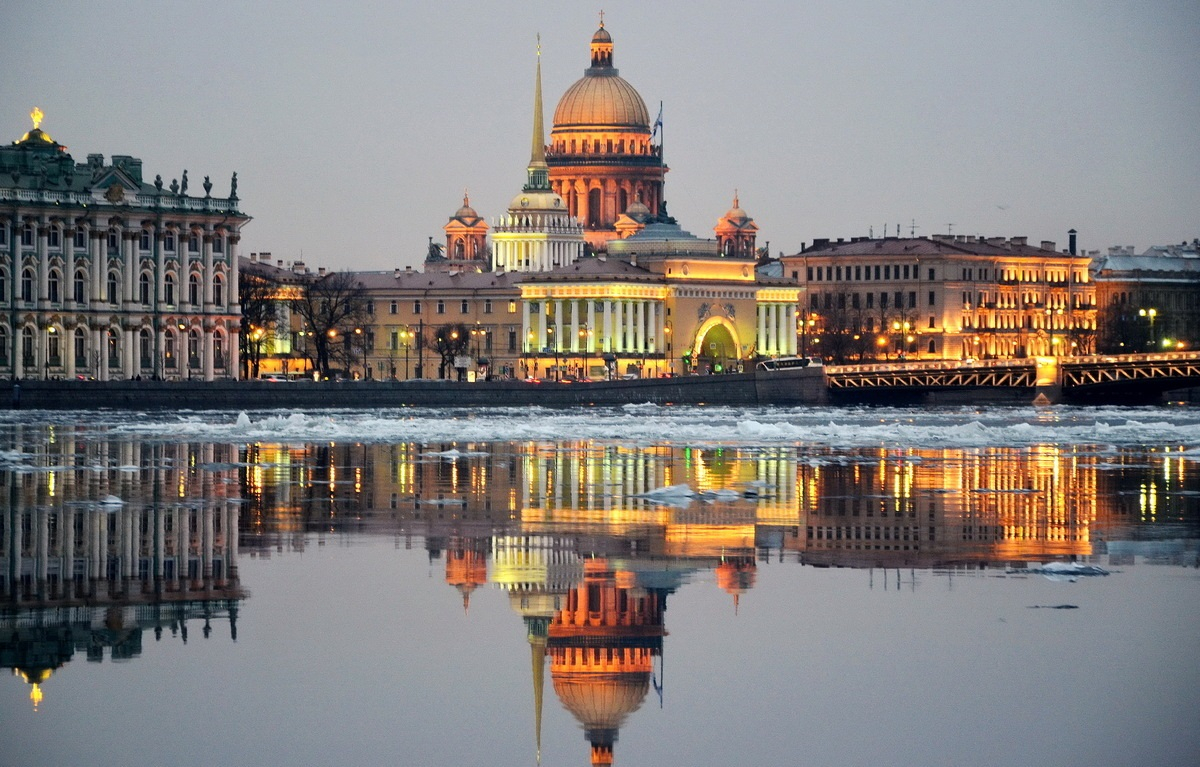
#> input picture PythonLab03/Image01.jpg, 1200 x 767 px
$ python ChangeChannelsHistogram.py
#> lines starting #> are read from the running program, lines starting #| are printed output that depends on the picture
from PIL import Image
from matplotlib import pyplot

img = Image.open("Image01.jpg")
#> img is the input picture: PIL image 1200x767 RGB; mean R, G, B 131, 126.3, 124.1
R, G, B = img.split()
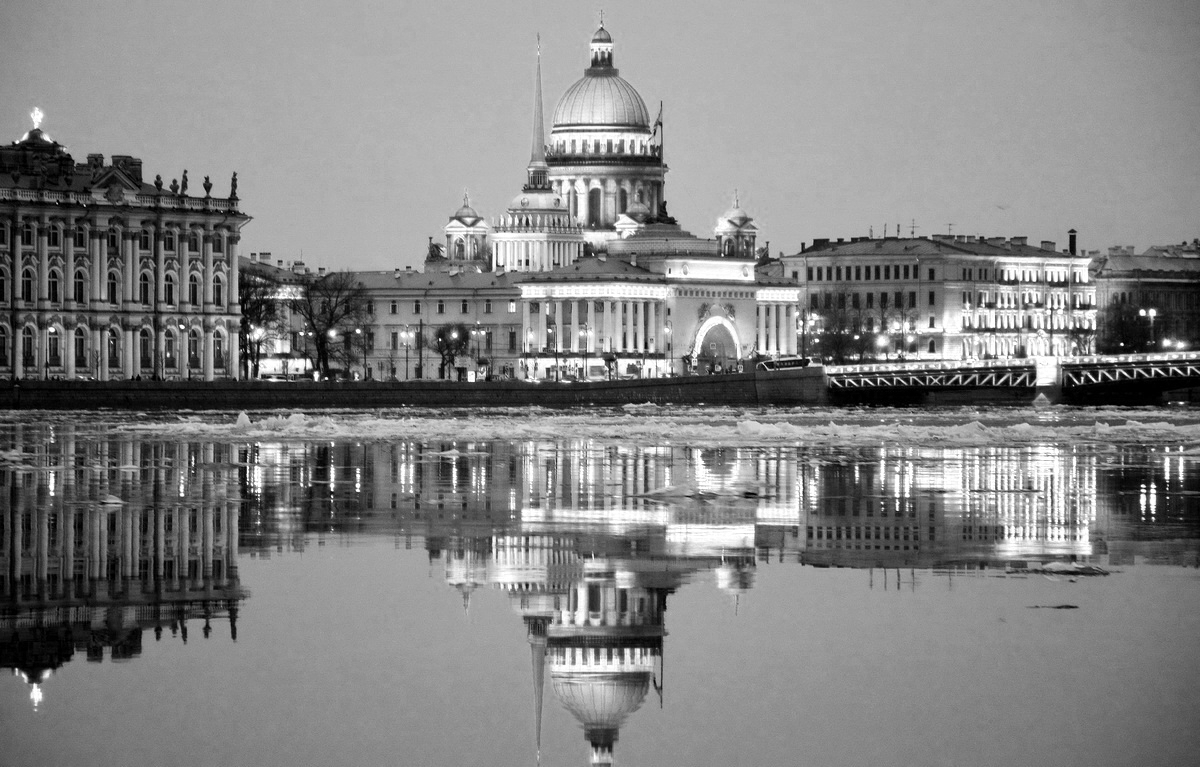
#> R: PIL image 1200x767 L; min 0, max 255, mean 131
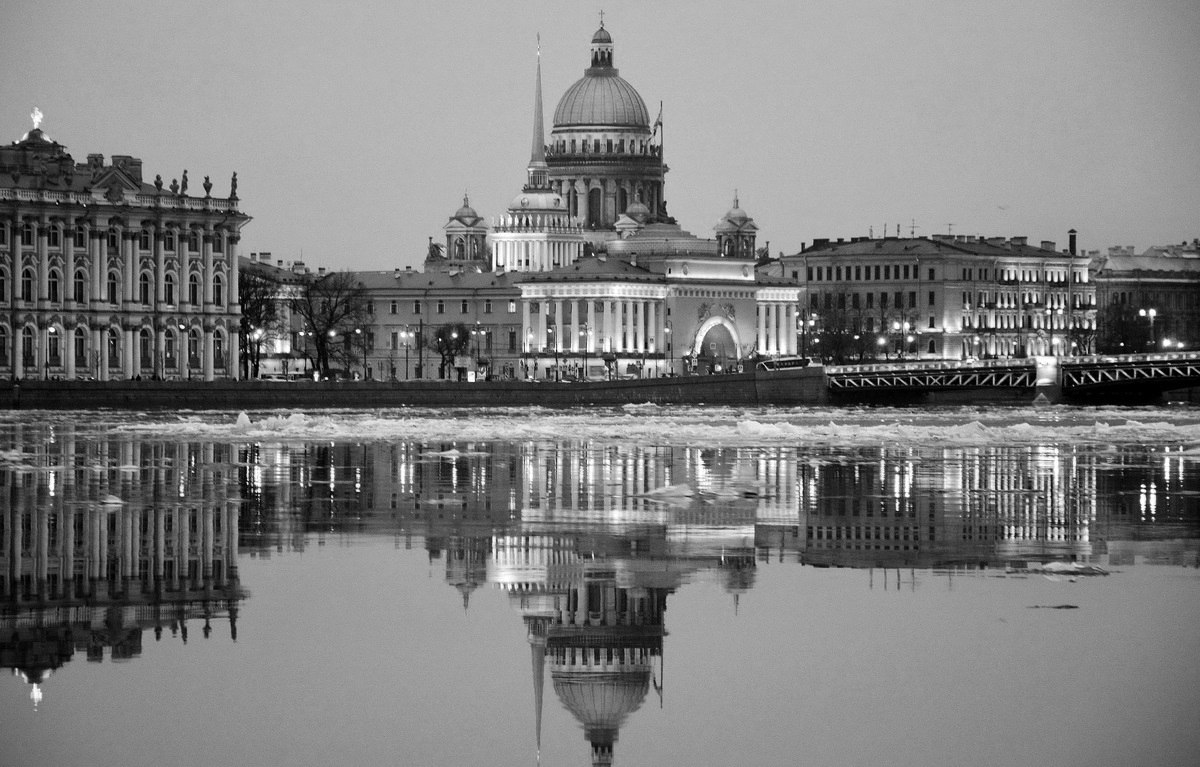
#> G: PIL image 1200x767 L; min 0, max 255, mean 126.3
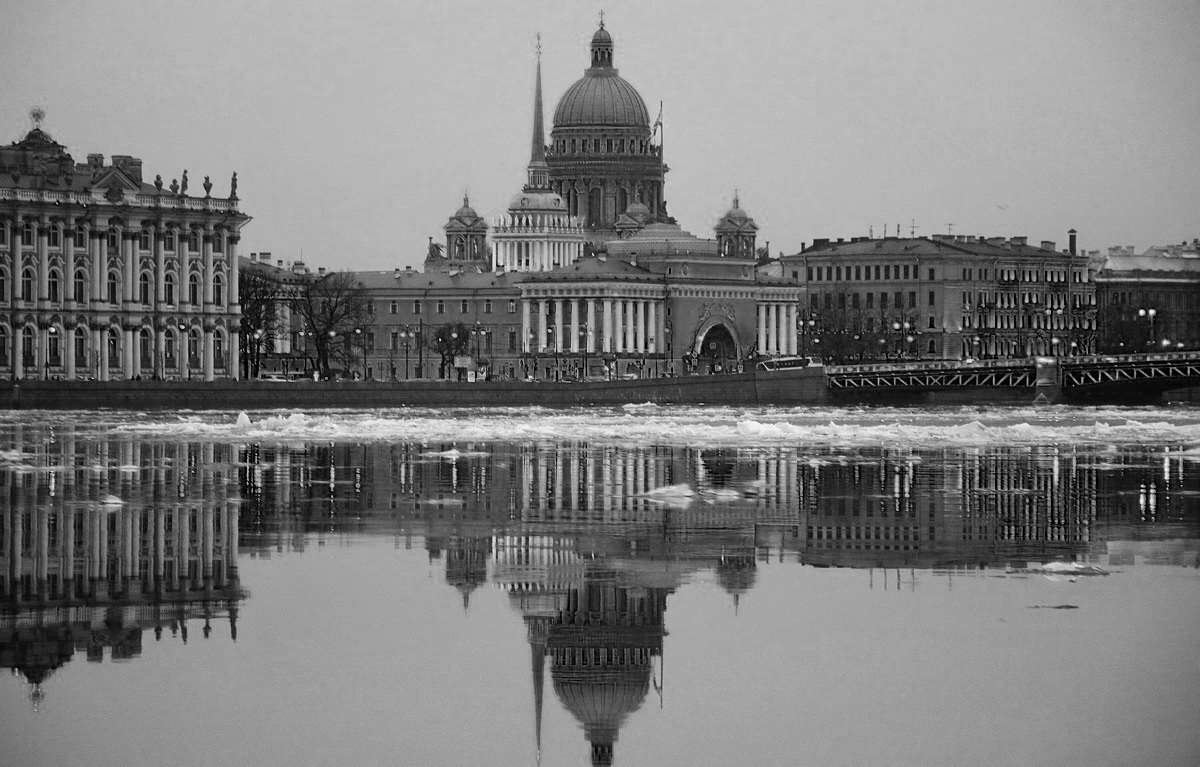
#> B: PIL image 1200x767 L; min 0, max 255, mean 124.1
img2 = Image.merge('RGB', (R, G, R))
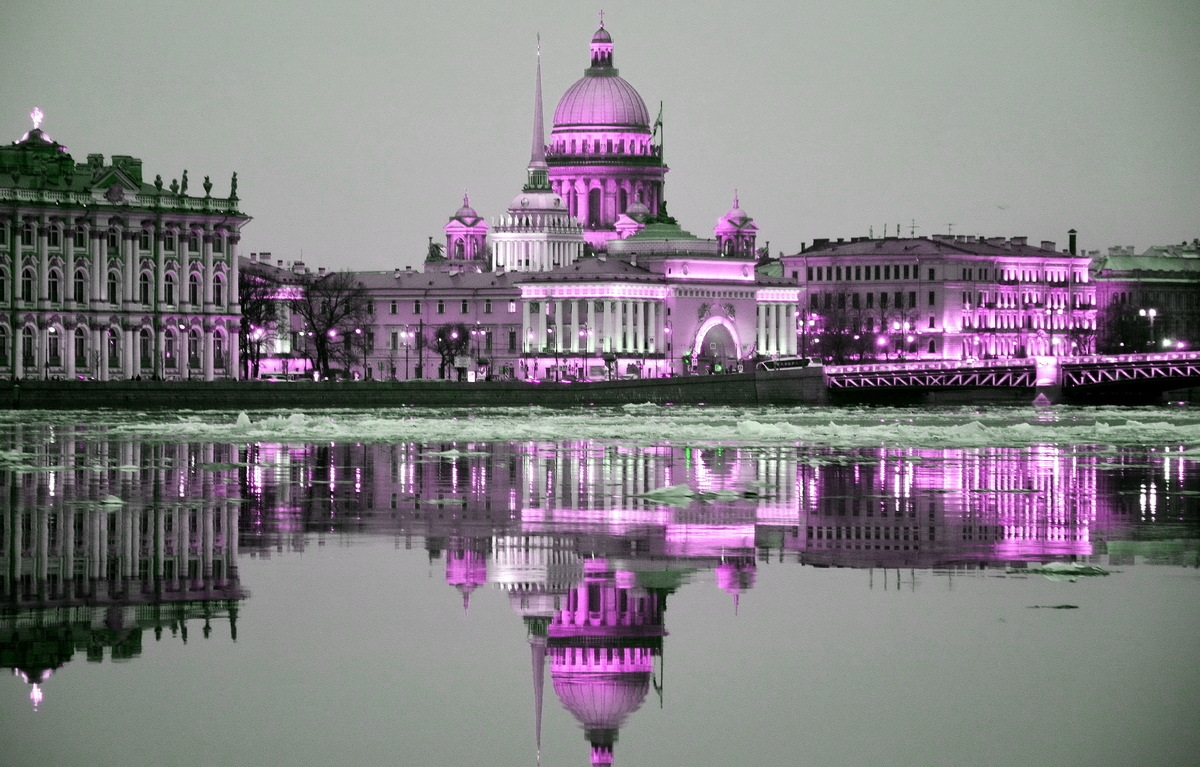
#> img2: PIL image 1200x767 RGB; mean R, G, B 131, 126.3, 131
img2.show()

pixelBrightness = []
for x in range(img2.size[0]):
    for y in range(img2.size[1]):
        r, g, b = img2.getpixel((x,y))
        pixelBrightness.append(r * 0.299 + 0.587 * g + 0.144 * b)
#> after the loop, pixelBrightness = 920400 items
binsCount = 256
pyplot.hist(pixelBrightness, binsCount)
pyplot.show()
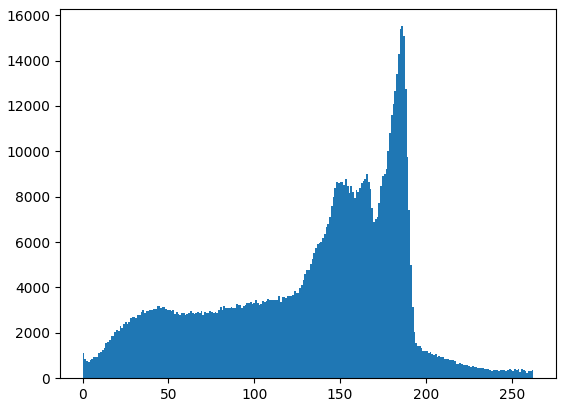
#> figure drawn by matplotlib, 1 panel; tallest bar 15512 high, from x = 185.7 to 186.7
